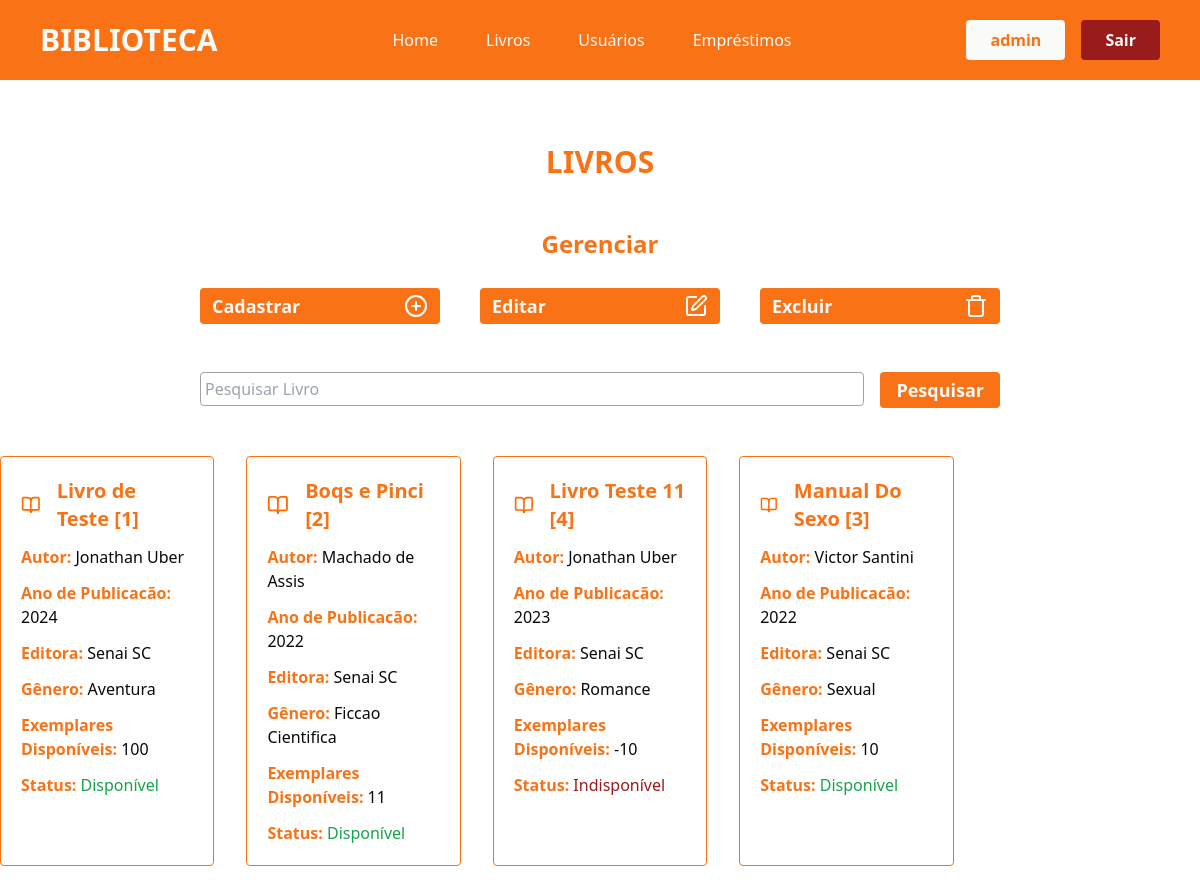
The app's page /livros/ (signed in) with its own data.
### app/models.py (models this page shows)
class User(db.Model, UserMixin):
    id = db.Column(db.Integer, primary_key=True)
    nome = db.Column(db.String(100), nullable=True)
    telefone = db.Column(db.String(100), nullable=True)
    email = db.Column(db.String(100), nullable=True)
    senha = db.Column(db.String(100), nullable=True)
    emprestimos = db.relationship('Emprestimo', backref='user', lazy=True)

class Livro(db.Model):
    id = db.Column(db.Integer, primary_key=True)
    titulo = db.Column(db.String(100), nullable=True)
    autor = db.Column(db.String(100), nullable=True)
    editora = db.Column(db.String(100), nullable=True)
    anoPublicacao = db.Column(db.Integer, nullable=True)
    genero = db.Column(db.String(100), nullable=True)
    quantidade_disponivel = db.Column(db.Integer, nullable=True)
    status = db.Column(db.String(100), nullable=True)
    emprestimos = db.relationship('Emprestimo', backref='livro', lazy=True)

### app/views.py (the view)
@app.route('/livros/')
@login_required
def livros():
    if request.method == 'GET':
        pesquisa = request.args.get('pesquisa', '')
    dados = Livro.query.order_by('genero')
    if pesquisa != '':
        dados = dados.filter(Livro.titulo.ilike(f'%{pesquisa}%'))
    livros = {'dados' : dados.all()}
    return render_template('livros.html', livros=livros)

### app/models.py (called while the page is built)
@login_manager.user_loader
def load_user(user_id):
    return User.query.get(user_id)

### app/templates/livros.html (shortened to what this page needs)
{% extends "head.html" %}
{% block content %}
<div class="container-livros flex flex-col justify-center align-center">
    <div class="titulo mt-[4rem] flex-col justify-center items-center">
        <h2 class="text-3xl text-center text-orange-500 font-bold">LIVROS </h2>
    </div>
    {% if current_user.email == 'admin@gmail.com' %}
    <div class="container-livros flex justify-center">
        <div class="gerenciar flex flex-col justify-center mt-[3rem] w-[800px]">
            <h2 class="text-center text-2xl text-orange-500 font-semibold">Gerenciar</h2>
            <div class="botoes grid grid-cols-3 gap-10">
                <a href="{{url_for('livro_cadastro')}}" class="bg-orange-500 text-stone-50 font-semibold text-lg mt-7 rounded py-1 px-3 flex flex-row justify-between items-center hover:bg-orange-700 cursor-pointer transition-all duration-500">Cadastrar <svg xmlns="http://www.w3.org/2000/svg" width="24" height="24" viewBox="0 0 24 24" fill="none" stroke="white" stroke-width="2" stroke-linecap="round" stroke-linejoin="round" class="lucide lucide-circle-plus-icon lucide-circle-plus"><circle cx="12" cy="12" r="10"/><path d="M8 12h8"/><path d="M12 8v8"/></svg></a>
                <a href="" class="bg-orange-500 text-stone-50 font-semibold text-lg mt-7 rounded py-1 px-3 flex flex-row justify-between items-center hover:bg-orange-700 cursor-pointer transition-all duration-500">Editar </a>
                <a href="" class="bg-orange-500 text-stone-50 font-semibold text-lg mt-7 rounded py-1 px-3 flex flex-row justify-between items-center hover:bg-orange-700 cursor-pointer transition-all duration-500">Excluir </a>
            </div>
        </div>
    </div>
    {% endif %}
    <div class="pesquisa mt-[3rem] flex justify-center">
        <form action="" method="get" class="flex flex-row gap-4 w-[800px]">
                <div class="w-full">
                    <input type="text" name="pesquisa" class="w-full border-[1px] rounded border-stone-400 px-1 py-1 outline-orange-500 outline-2" placeholder="Pesquisar Livro">
                </div>
                <div class="w-70">
                    <button type="submit" class="bg-orange-500 w-full text-stone-50 font-semibold text-lg rounded py-1 px-4 hover:bg-orange-700 cursor-pointer transition-all duration-500">Pesquisar</button>
                </div>
            </form>
    </div>
    <section class="usuarios flex justify-center mt-[3rem]">
        <div class="lista-usuarios grid grid-cols-5 gap-[2rem] mb-[1rem]">
            {% for livro in livros.dados %}
                <div class="card-usuario border-orange-500 border-[1px] rounded p-5">
                    <div class="nome-svg flex flex-row gap-4 items-center justify-start">
                        <h2 class="text-xl font-semibold text-orange-500">{{livro.titulo}} [{{livro.id}}]</h2>
                    </div>
                    <p class="mt-3 text-orange-500 font-semibold">Autor: <span class="text-zinc-950 font-normal">{{livro.autor}}</span></p>
                    <p class="mt-3 text-orange-500 font-semibold">Ano de Publicacão: <span class="text-zinc-950 font-normal">{{livro.anoPublicacao}}</span></p>
                    <p class="mt-3 text-orange-500 font-semibold">Editora: <span class="text-zinc-950 font-normal">{{livro.editora}}</span></p>
                    <p class="mt-3 text-orange-500 font-semibold">Gênero: <span class="text-zinc-950 font-normal">{{livro.genero}}</span></p>
                    <p class="mt-3 text-orange-500 font-semibold">Exemplares Disponíveis: <span class="text-zinc-950 font-normal">{{livro.quantidade_disponivel}}</span></p>
                    <p class="mt-3 text-orange-500 font-semibold">Status:{% if livro.status == 'Indisponível' %} <span class="text-red-800 font-normal">{{livro.status}}</span> {% else %} <span class="text-green-600 font-normal">{{livro.status}}</span> {% endif %} </p>
                </div>
            {% endfor %}
        </div>
    </section>
</div>
{% endblock %}

### app/templates/header.html (shortened to what this page needs)
{% extends "head.html" %}
{% block content %}
<header class="font-sans px-10 py-5 bg-orange-500">
    <div class="container-header flex justify-between items-center">
        <div class="logo text-stone-50 font-bold text-3xl">
            <h1>BIBLIOTECA</h1>
        </div>
        <nav class="nav flex gap-12 text-stone-50 font-medium">
            <a href="{{ url_for('homepage') }}">Home</a>
            <a href="{{ url_for('livros') }}">Livros</a>
             {% if current_user.email == 'admin@gmail.com'%}
             <a href="{{ url_for('usuarios') }}">Usuários</a>
            {% endif %}
            <a href="{{ url_for('emprestimos') }}">Empréstimos</a>
        </nav>
        <div class="login flex gap-4">
            {% if current_user.is_authenticated %}
            <p class="bg-stone-50 px-6 py-2 text-orange-500 rounded font-semibold">{{current_user.nome}}</p>
                <a href="{{ url_for('logout') }}" class="bg-red-800 px-6 py-2 text-stone-50 rounded font-semibold cursor-pointer hover:bg-red-900 transition-all duration-500">Sair</a>
            {% endif %}
        </div>
    </div>
</header>
{% endblock %}

### records on screen
User: nome "admin"
Livro: titulo "Livro de Teste", id "1", autor "Jonathan Uber", anoPublicacao "2024", editora "Senai SC", genero "Aventura", quantidade_disponivel "100", status "Disponível"
Livro: titulo "Boqs e Pinci", id "2", autor "Machado de Assis", anoPublicacao "2022", editora "Senai SC", genero "Ficcao Cientifica", quantidade_disponivel "11", status "Disponível"
Livro: titulo "Livro Teste 11", id "4", autor "Jonathan Uber", anoPublicacao "2023", editora "Senai SC", genero "Romance", quantidade_disponivel "-10", status "Indisponível"
Livro: titulo "Manual Do Sexo", id "3", autor "Victor Santini", anoPublicacao "2022", editora "Senai SC", genero "Sexual", quantidade_disponivel "10", status "Disponível"
